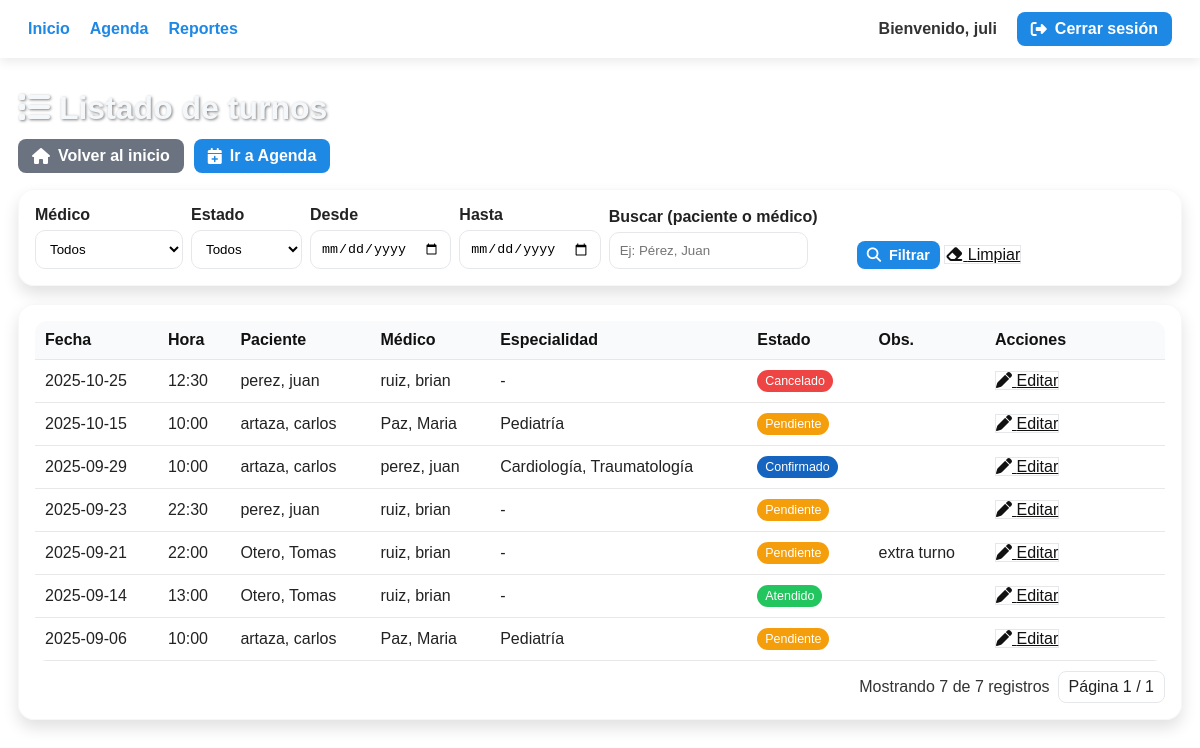
/interfaces/Administrador/turnosListado.php (signed in), run on the app's committed database.
### tables this page shows
CREATE TABLE IF NOT EXISTS turnos (
  id_turno INT NOT NULL AUTO_INCREMENT,
  id_paciente INT DEFAULT NULL,
  id_medico INT DEFAULT NULL,
  id_estado INT DEFAULT NULL,
  id_estudio INT DEFAULT NULL,
  id_recurso INT DEFAULT NULL,
  fecha DATE DEFAULT NULL,
  hora TIME DEFAULT NULL,
  copago DECIMAL(10,2) DEFAULT 0.00,
  observaciones TEXT DEFAULT NULL,
  fecha_creacion TIMESTAMP NOT NULL DEFAULT CURRENT_TIMESTAMP,
  CONSTRAINT pk_turnos PRIMARY KEY (id_turno),
  KEY idx_turnos_id_paciente (id_paciente),
  KEY idx_turnos_id_medico (id_medico),
  KEY idx_turnos_id_estado (id_estado),
  KEY idx_turnos_id_estudio (id_estudio),
  CONSTRAINT fk_turnos_id_paciente FOREIGN KEY (id_paciente)
    REFERENCES pacientes(id_paciente)
    ON UPDATE CASCADE
    ON DELETE SET NULL,
  CONSTRAINT fk_turnos_id_medico FOREIGN KEY (id_medico)
    REFERENCES medicos(id_medico)
    ON UPDATE CASCADE
    ON DELETE SET NULL,
  CONSTRAINT fk_turnos_id_estado FOREIGN KEY (id_estado)
    REFERENCES estados(id_estado)
    ON UPDATE CASCADE
    ON DELETE SET NULL,
  CONSTRAINT fk_turnos_id_estudio FOREIGN KEY (id_estudio)
    REFERENCES estudios(id_estudio)
    ON UPDATE CASCADE
    ON DELETE SET NULL,
  CONSTRAINT fk_turno_recurso FOREIGN KEY (id_recurso)
    REFERENCES recursos(id_recurso)
    ON UPDATE CASCADE
    ON DELETE SET NULL
);

CREATE TABLE IF NOT EXISTS estados (
  id_estado INT NOT NULL AUTO_INCREMENT,
  nombre_estado VARCHAR(100) NOT NULL,
  PRIMARY KEY (id_estado),
  UNIQUE KEY uk_estado_nombre (nombre_estado)    
);

### interfaces/Administrador/turnosListado.php (the view, shortened to what this page needs)
<?php
$nombreAdmin = $_SESSION['nombre'] ?? 'Admin';
$conn = ConexionBD::conectar();
$conn->set_charset('utf8mb4');
function esc($s){ return htmlspecialchars((string)$s, ENT_QUOTES, 'UTF-8'); }
function qget($k,$d=null){ return isset($_GET[$k])?$_GET[$k]:$d; }
$ESTADOS = [];
$res = $conn->query("SELECT id_estado, nombre_estado FROM estados ORDER BY id_estado");
if ($res){ while($row=$res->fetch_assoc()){ $ESTADOS[(int)$row['id_estado']] = $row['nombre_estado']; } $res->close(); }
$MEDICOS = [];
$res = $conn->query("
  SELECT m.id_medico, u.apellido, u.nombre
  FROM medicos m
  JOIN usuarios u ON u.id_usuario = m.id_usuario
  ORDER BY u.apellido, u.nombre
");
if ($res){ while($row=$res->fetch_assoc()){ $MEDICOS[(int)$row['id_medico']] = $row['apellido'].', '.$row['nombre']; } $res->close(); }
$f_desde  = qget('f_desde','');
$f_hasta  = qget('f_hasta','');
$q        = trim((string)qget('q',''));
$per_page = 50;
$page = max(1, (int)qget('page', 1));
$offset = ($page - 1) * $per_page;
$sql_base = "
  FROM turnos t
  LEFT JOIN estados e     ON e.id_estado = t.id_estado
  LEFT JOIN pacientes p  ON p.id_paciente = t.id_paciente
  LEFT JOIN usuarios up   ON up.id_usuario = p.id_usuario
  LEFT JOIN medicos m    ON m.id_medico = t.id_medico
  LEFT JOIN usuarios um   ON um.id_usuario = m.id_usuario
  LEFT JOIN medico_especialidad me ON me.id_medico = m.id_medico
  LEFT JOIN especialidades esp     ON esp.id_especialidad = me.id_especialidad
  WHERE 1=1
";
$w = []; $params = []; $types = '';
$where = $w ? (' AND '.implode(' AND ',$w)) : '';
$sql_count = "SELECT COUNT(DISTINCT t.id_turno) ".$sql_base.$where;
$stmt = $conn->prepare($sql_count);
$stmt->execute();
$total_rows = 0;
$r = $stmt->get_result(); if ($r && $row=$r->fetch_row()){ $total_rows = (int)$row[0]; }
$total_pages = max(1, (int)ceil($total_rows / $per_page));
$sql_list = "
  SELECT
    t.id_turno, t.fecha, t.hora, t.observaciones,
    t.id_estado, e.nombre_estado,
    up.apellido AS ap_pac, up.nombre AS no_pac,
    um.apellido AS ap_med, um.nombre AS no_med,
    GROUP_CONCAT(DISTINCT esp.nombre_especialidad ORDER BY esp.nombre_especialidad SEPARATOR ', ') AS especialidad
  ".$sql_base.$where."
  GROUP BY t.id_turno
  ORDER BY t.fecha DESC, t.hora ASC
  LIMIT ? OFFSET ?
";
$stmt = $conn->prepare($sql_list);
$params2 = $params;
$types2 = $types.'ii';
$params2[] = $per_page; $params2[] = $offset;
$stmt->bind_param($types2, ...$params2);
$stmt->execute();
$list = [];
$res = $stmt->get_result();
while($res && $row=$res->fetch_assoc()){ $list[]=$row; }
?>
<!DOCTYPE html>
<html lang="es">
<head>
<link rel="stylesheet" href="https://cdnjs.cloudflare.com/ajax/libs/font-awesome/6.5.0/css/all.min.css"/>
</head>
<body>
  <nav>
    <div class="nav-inner">
      <div class="nav-links">
        <a href="principalAdmi.php">Inicio</a>
        <a href="agenda.php">Agenda</a>
        <a href="reportes.php">Reportes</a>
      </div>
      <div class="nav-links">
        <span style="color:#333;font-weight:bold">Bienvenido, <?= esc($nombreAdmin) ?></span>
        <a class="btn" href="../../Logica/General/cerrarSesion.php"><i class="fa fa-right-from-bracket"></i> Cerrar sesión</a>
      </div>
    </div>
  </nav>
  <main class="container">
    <h1><i class="fa fa-list"></i> Listado de turnos</h1>
    <div class="backbar">
      <a class="btn gray" href="principalAdmi.php"><i class="fa fa-house"></i> Volver al inicio</a>
      <a class="btn" href="agenda.php?tab=turnos"><i class="fa fa-calendar-plus"></i> Ir a Agenda</a>
    </div>
    <div class="card">
      <form method="get" class="form-row">
        <div>
          <label style="display:block;font-weight:700;margin-bottom:6px">Médico</label>
          <select name="f_medico">
            <option value="0">Todos</option>
          </select>
        </div>
        <div>
          <label style="display:block;font-weight:700;margin-bottom:6px">Estado</label>
          <select name="f_estado">
            <option value="0">Todos</option>
          </select>
        </div>
        <div>
          <label style="display:block;font-weight:700;margin-bottom:6px">Desde</label>
          <input type="date" name="f_desde" value="<?= esc($f_desde) ?>">
        </div>
        <div>
          <label style="display:block;font-weight:700;margin-bottom:6px">Hasta</label>
          <input type="date" name="f_hasta" value="<?= esc($f_hasta) ?>">
        </div>
        <div style="min-width:240px">
          <label style="display:block;font-weight:700;margin-bottom:6px">Buscar (paciente o médico)</label>
          <input type="text" name="q" value="<?= esc($q) ?>" placeholder="Ej: Pérez, Juan">
        </div>
        <div>
          <button class="btn sm" type="submit"><i class="fa fa-search"></i> Filtrar</button>
          <a class="btn-outline sm" href="turnosListado.php"><i class="fa fa-eraser"></i> Limpiar</a>
        </div>
      </form>
    </div>
    <div class="card" style="overflow:auto">
      <table class="table">
        <thead>
          <tr>
            <th>Fecha</th>
            <th>Hora</th>
            <th>Paciente</th>
            <th>Médico</th>
            <th>Especialidad</th>
            <th>Estado</th>
            <th>Obs.</th>
            <th style="width:180px">Acciones</th>
          </tr>
        </thead>
        <tbody>
          <?php if (empty($list)): ?>
            <tr><td colspan="8" style="color:#666">No hay turnos para los filtros aplicados.</td></tr>
          <?php else: foreach($list as $t):
            $badge = strtolower($t['nombre_estado'] ?? '');
          ?>
            <tr>
              <td><?= esc($t['fecha']) ?></td>
              <td><?= esc(substr($t['hora'],0,5)) ?></td>
              <td><?= esc(($t['ap_pac']??'-').', '.($t['no_pac']??'')) ?></td>
              <td><?= esc(($t['ap_med']??'-').', '.($t['no_med']??'')) ?></td>
              <td><?= esc($t['especialidad'] ?? '-') ?></td>
              <td><span class="badge <?= esc($badge) ?>"><?= esc(ucfirst($t['nombre_estado'] ?? '-')) ?></span></td>
              <td><?= esc($t['observaciones'] ?? '') ?></td>
              <td>
                <a class="btn-outline sm" href="agenda.php?tab=turnos&action=edit&id=<?= (int)$t['id_turno'] ?>">
                  <i class="fa fa-pen"></i> Editar
                </a>
              </td>
            </tr>
          <?php endforeach; endif; ?>
        </tbody>
      </table>
      <div class="pager">
        <span class="info">Mostrando <?= count($list) ?> de <?= (int)$total_rows ?> registros</span>
        <span style="padding:6px 10px;background:#fff;border:1px solid var(--border);border-radius:8px">Página <?= (int)$page ?> / <?= (int)$total_pages ?></span>
      </div>
    </div>
  </main>
</body>
</html>

### interfaces/Administrador/turnosListado.php (style rules this page uses)
* { margin:0;padding:0;box-sizing:border-box }
:root { --brand:#1e88e5; --brand-dark:#1565c0; --ok:#22c55e; --warn:#f59e0b; --bad:#ef4444; --bgcard: rgba(255,255,255,.92); --border:#e5e7eb; }
body { font-family:Arial,sans-serif;background:url("https://i.pinimg.com/1200x/9b/e2/12/9be212df4fc8537ddc31c3f7fa147b42.jpg") no-repeat center/cover fixed;color:#222 }
nav { background:#fff;padding:12px 28px;box-shadow:0 4px 10px rgba(0,0,0,.08);position:sticky;top:0;z-index:10 }
.nav-inner { display:flex;align-items:center;justify-content:space-between }
.nav-links { display:flex;gap:20px;align-items:center }
nav a { color:var(--brand);text-decoration:none;font-weight:bold }
.btn { border:none;border-radius:8px;background:var(--brand);color:#fff;padding:8px 14px;cursor:pointer;font-weight:bold;text-decoration:none;display:inline-flex;gap:8px;align-items:center }
.btn-outline { background:#fff;color:#111;border:1px solid var(--border) }
.btn.gray { background:#6b7280 }
.btn.sm { padding:6px 10px;font-size:.9rem }
.container { padding:32px 18px;max-width:1200px;margin:0 auto }
h1 { color:#f5f8fa;text-shadow:1px 1px 3px rgba(0,0,0,.5);margin-bottom:12px;font-size:2rem }
.card { background:var(--bgcard);backdrop-filter:blur(3px);border-radius:16px;padding:16px;box-shadow:0 8px 16px rgba(0,0,0,.12);margin-bottom:18px;border:1px solid rgba(0,0,0,.03) }
.table { width:100%;border-collapse:collapse;background:#fff;border-radius:12px;overflow:hidden }
.table th,.table td { padding:10px;border-bottom:1px solid #e8e8e8;text-align:left }
.table thead th { background:#f8fafc;color:#111 }
.badge { padding:4px 8px;border-radius:999px;font-size:.78rem;color:#fff;display:inline-block }
.badge.pendiente { background:var(--warn) }
.badge.confirmado { background:var(--brand-dark) }
.badge.atendido { background:var(--ok) }
.badge.cancelado { background:var(--bad) }
.form-row { display:flex;gap:8px;flex-wrap:wrap;align-items:flex-end }
input[type="date"], input[type="text"], select { padding:10px;border:1px solid var(--border);border-radius:10px;background:#fff }
.pager { display:flex;gap:8px;justify-content:flex-end;align-items:center;margin-top:10px }
.pager .info { color:#333 }
.backbar { display:flex;gap:10px;margin:8px 0 16px }

### data on the page
turnos: fecha "2025-10-25", hora "12:30", no_pac "perez, juan", no_med "ruiz, brian", especialidad "-", id_estado.nombre_estado "Cancelado"
turnos: fecha "2025-10-15", hora "10:00", no_pac "artaza, carlos", no_med "Paz, Maria", especialidad "Pediatría", id_estado.nombre_estado "Pendiente"
turnos: fecha "2025-09-29", hora "10:00", no_pac "artaza, carlos", no_med "perez, juan", especialidad "Cardiología, Traumatología", id_estado.nombre_estado "Confirmado"
turnos: fecha "2025-09-23", hora "22:30", no_pac "perez, juan", no_med "ruiz, brian", especialidad "-", id_estado.nombre_estado "Pendiente"
turnos: fecha "2025-09-21", hora "22:00", no_pac "Otero, Tomas", no_med "ruiz, brian", especialidad "-", id_estado.nombre_estado "Pendiente", observaciones "extra turno"
turnos: fecha "2025-09-14", hora "13:00", no_pac "Otero, Tomas", no_med "ruiz, brian", especialidad "-", id_estado.nombre_estado "Atendido"
turnos: fecha "2025-09-06", hora "10:00", no_pac "artaza, carlos", no_med "Paz, Maria", especialidad "Pediatría", id_estado.nombre_estado "Pendiente"

### other printed values
$nombreAdmin "juli"
count($list) "7"
$total_rows "7"
$page "1"
$total_pages "1"
